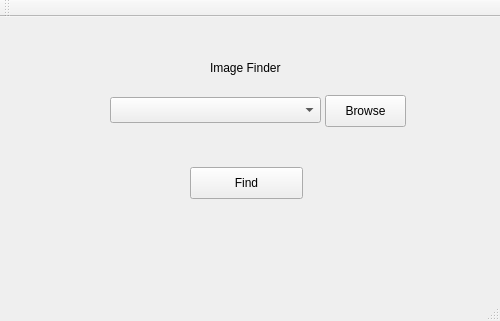
<?xml version="1.0" encoding="UTF-8"?>
<ui version="4.0">
 <class>MainWindow</class>
 <widget class="QMainWindow" name="MainWindow">
  <property name="geometry">
   <rect>
    <x>0</x>
    <y>0</y>
    <width>500</width>
    <height>321</height>
   </rect>
  </property>
  <property name="windowTitle">
   <string>MainWindow</string>
  </property>
  <widget class="QWidget" name="centralWidget">
   <widget class="QPushButton" name="browseButton">
    <property name="enabled">
     <bool>true</bool>
    </property>
    <property name="geometry">
     <rect>
      <x>325</x>
      <y>78</y>
      <width>81</width>
      <height>32</height>
     </rect>
    </property>
    <property name="text">
     <string>Browse</string>
    </property>
   </widget>
   <widget class="QComboBox" name="dirPath">
    <property name="geometry">
     <rect>
      <x>110</x>
      <y>80</y>
      <width>211</width>
      <height>26</height>
     </rect>
    </property>
    <property name="toolTip">
     <string>&lt;html&gt;&lt;head/&gt;&lt;body&gt;&lt;p&gt;Choose the directory you want !&lt;/p&gt;&lt;/body&gt;&lt;/html&gt;</string>
    </property>
   </widget>
   <widget class="QPushButton" name="findButton">
    <property name="geometry">
     <rect>
      <x>190</x>
      <y>150</y>
      <width>113</width>
      <height>32</height>
     </rect>
    </property>
    <property name="text">
     <string>Find</string>
    </property>
   </widget>
   <widget class="QLabel" name="appLabel">
    <property name="geometry">
     <rect>
      <x>210</x>
      <y>40</y>
      <width>81</width>
      <height>21</height>
     </rect>
    </property>
    <property name="text">
     <string>Image Finder</string>
    </property>
   </widget>
   <widget class="QLabel" name="warning">
    <property name="geometry">
     <rect>
      <x>120</x>
      <y>120</y>
      <width>261</width>
      <height>20</height>
     </rect>
    </property>
    <property name="text">
     <string>&lt;html&gt;&lt;head/&gt;&lt;body&gt;&lt;p align=&quot;center&quot;&gt;&lt;span style=&quot; color:#ff0000;&quot;/&gt;&lt;/p&gt;&lt;/body&gt;&lt;/html&gt;</string>
    </property>
   </widget>
  </widget>
  <widget class="QMenuBar" name="menuBar">
   <property name="geometry">
    <rect>
     <x>0</x>
     <y>0</y>
     <width>500</width>
     <height>22</height>
    </rect>
   </property>
  </widget>
  <widget class="QToolBar" name="mainToolBar">
   <attribute name="toolBarArea">
    <enum>TopToolBarArea</enum>
   </attribute>
   <attribute name="toolBarBreak">
    <bool>false</bool>
   </attribute>
  </widget>
  <widget class="QStatusBar" name="statusBar"/>
 </widget>
 <layoutdefault spacing="6" margin="11"/>
 <resources/>
 <connections/>
</ui>
